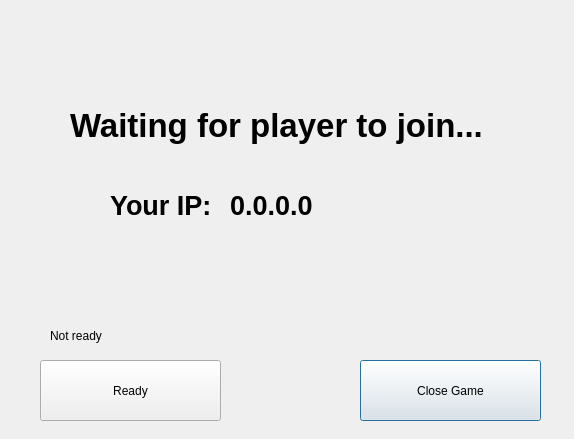
<?xml version="1.0" encoding="UTF-8"?>
<ui version="4.0">
 <class>GameCreated</class>
 <widget class="QDialog" name="GameCreated">
  <property name="geometry">
   <rect>
    <x>0</x>
    <y>0</y>
    <width>574</width>
    <height>439</height>
   </rect>
  </property>
  <property name="windowTitle">
   <string>Create Game</string>
  </property>
  <widget class="QPushButton" name="closeGameButton">
   <property name="geometry">
    <rect>
     <x>360</x>
     <y>360</y>
     <width>181</width>
     <height>61</height>
    </rect>
   </property>
   <property name="text">
    <string>Close Game</string>
   </property>
  </widget>
  <widget class="QLabel" name="statusLabel">
   <property name="geometry">
    <rect>
     <x>70</x>
     <y>60</y>
     <width>471</width>
     <height>131</height>
    </rect>
   </property>
   <property name="font">
    <font>
     <pointsize>25</pointsize>
     <bold>true</bold>
    </font>
   </property>
   <property name="text">
    <string>Waiting for player to join...</string>
   </property>
  </widget>
  <widget class="QLabel" name="yourIP">
   <property name="geometry">
    <rect>
     <x>110</x>
     <y>140</y>
     <width>131</width>
     <height>131</height>
    </rect>
   </property>
   <property name="font">
    <font>
     <pointsize>20</pointsize>
     <bold>true</bold>
    </font>
   </property>
   <property name="text">
    <string>Your IP:</string>
   </property>
  </widget>
  <widget class="QLabel" name="IPLabel">
   <property name="geometry">
    <rect>
     <x>230</x>
     <y>140</y>
     <width>311</width>
     <height>131</height>
    </rect>
   </property>
   <property name="font">
    <font>
     <pointsize>20</pointsize>
     <bold>true</bold>
    </font>
   </property>
   <property name="text">
    <string>0.0.0.0</string>
   </property>
  </widget>
  <widget class="QPushButton" name="readyButton">
   <property name="geometry">
    <rect>
     <x>40</x>
     <y>360</y>
     <width>181</width>
     <height>61</height>
    </rect>
   </property>
   <property name="text">
    <string>Ready</string>
   </property>
  </widget>
  <widget class="QLabel" name="readyLabel">
   <property name="geometry">
    <rect>
     <x>50</x>
     <y>320</y>
     <width>201</width>
     <height>31</height>
    </rect>
   </property>
   <property name="text">
    <string>Not ready</string>
   </property>
  </widget>
 </widget>
 <resources/>
 <connections/>
</ui>
